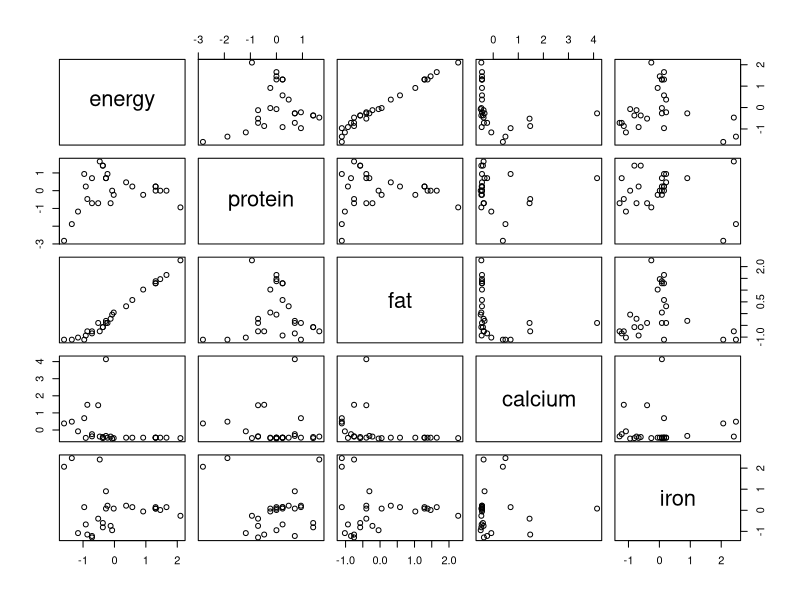
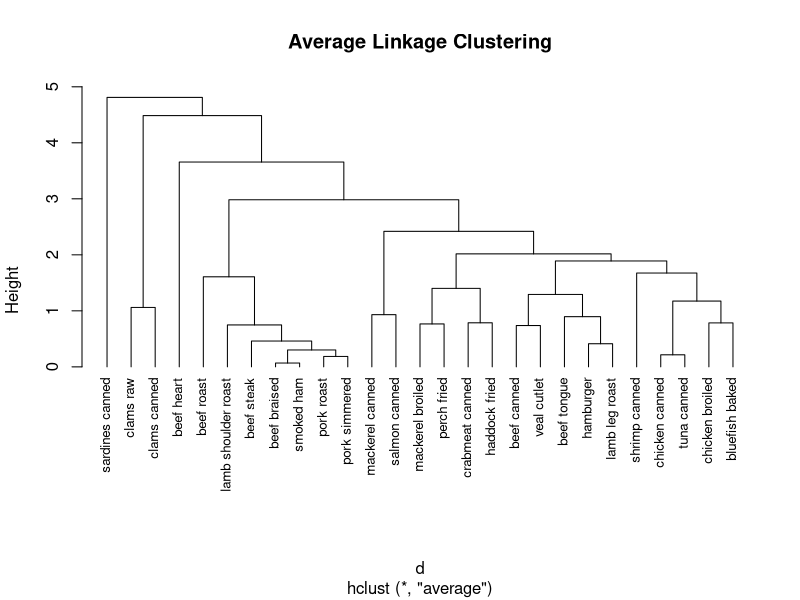
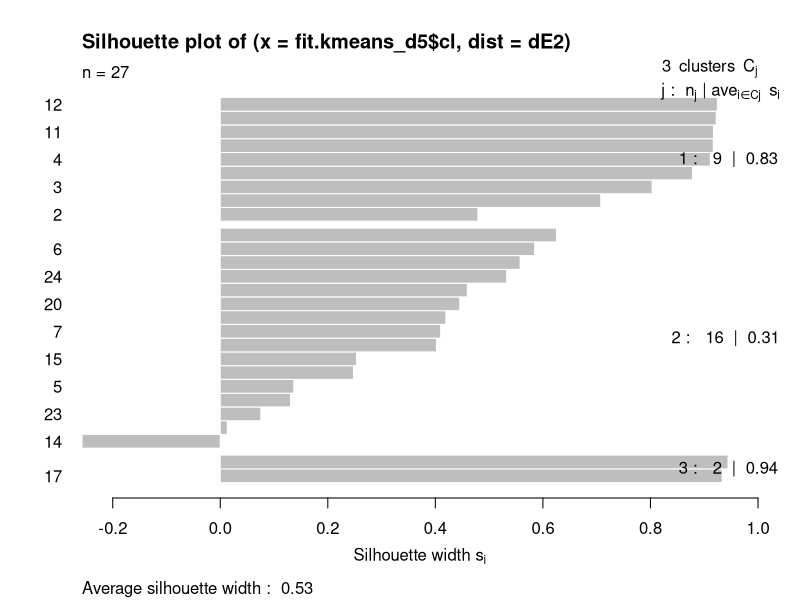

Generate these figures, in order, with R:
# Clustering of nutrient data
setwd("C:/Users/kodrak1/Desktop/Strategic ED Classes/StatisticalPatternRecognition")

library(ggplot2)
library(cluster)

nutrient <- read.csv(file="nut1.csv",row.names=1)

# Scale nutrient data
nutrient.scaled <- scale(nutrient)

# Check head of scaled data
head(nutrient.scaled,4)

d <- dist(nutrient.scaled)
as.matrix(d)[1:4,1:4]

# Pair plot of data
dev.new()
pairs(nutrient.scaled)

# Cluster using dendrogram and plot the data
fit.dendro <- hclust(d, method="average")
plot(fit.dendro, hang=-1, cex=0.8, main="Average Linkage Clustering")

# Cluster using k-means
fit.kmeans_d5 <- kmeans(nutrient.scaled, 3) # 5 cluster solution

dissE <- daisy(nutrient.scaled) 
dE2   <- dissE^2
sk2   <- silhouette(fit.kmeans_d5$cl, dE2)
dev.new()
plot(sk2)


